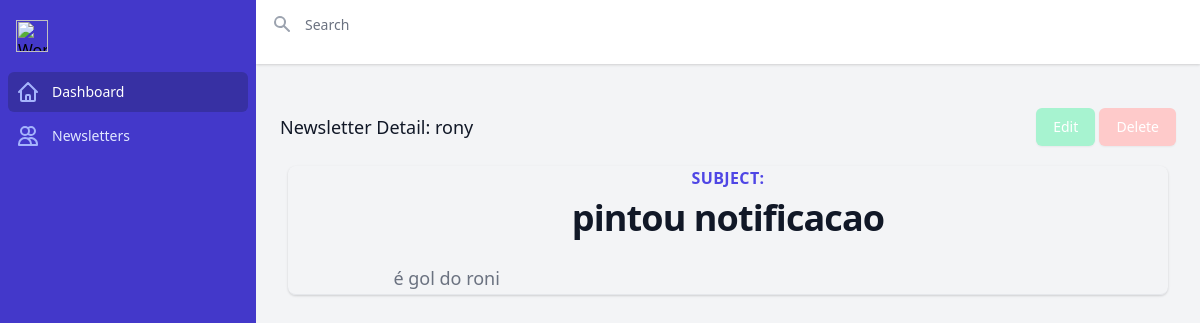
Page /dashboard/detail/3 on the committed database.
### newsletters/models.py (models this page shows, shortened)
class Newsletter(models.Model):
    EMAIL_STATUS_CHOICES = (
        ('Draft', 'Draft'),
        ('Published', 'Published')
    )
    name = models.CharField(max_length=250)
    subject = models.CharField(max_length=250)
    body = models.TextField(blank=True, null=True)
    email = models.ManyToManyField(NewsletterUser)
    created = models.DateTimeField(auto_now_add=True)
    status = models.CharField(max_length=10, choices=EMAIL_STATUS_CHOICES)
    class Meta:
        ordering = ('-created',)

### dashboard/views.py (the view)
# urls.py: path('detail/<int:pk>',NewsletterDetailView.as_view(),name="detail"),
class NewsletterDetailView(View):
    def get(self, request, pk,*args, **kwargs):
        newsletter=get_object_or_404(Newsletter,pk=pk)
        context={
            'newsletter':newsletter
        }
        return render(request, 'dashboard/detail.html', context)

### templates/dashboard/detail.html (shortened to what this page needs)
{% extends 'base.html' %}
{% block content %}
<div class="h-screen flex overflow-hidden bg-gray-100">
  <div class="hidden bg-indigo-700 md:flex md:flex-shrink-0">
    <div class="flex flex-col w-64">
      <div class="flex flex-col flex-grow pt-5 pb-4 overflow-y-auto">
        <div class="flex items-center flex-shrink-0 px-4">
          <img class="h-8 w-auto" src="https://tailwindui.com/img/logos/workflow-logo-indigo-300-mark-white-text.svg" alt="Workflow">
        </div>
        <div class="mt-5 flex-1 flex flex-col">
          <nav class="flex-1 px-2 space-y-1">
            <a href="#" class="bg-indigo-800 text-white group flex items-center px-2 py-2 text-sm font-medium rounded-md">
              Dashboard
            </a>
            <a href="{% url 'dashboard:list' %}" class="text-indigo-100 hover:bg-indigo-600 group flex items-center px-2 py-2 text-sm font-medium rounded-md">
              Newsletters
            </a>
          </nav>
        </div>
      </div>
    </div>
  </div>
  <div class="flex flex-col w-0 flex-1 overflow-hidden">
    <div class="relative z-10 flex-shrink-0 flex h-16 bg-white shadow">
      <div class="flex-1 px-4 flex justify-between">
        <div class="flex-1 flex">
          <form class="w-full flex md:ml-0" action="#" method="GET">
            <div class="relative w-full text-gray-400 focus-within:text-gray-600">
              <div class="absolute inset-y-0 left-0 flex items-center pointer-events-none">
              </div>
              <input id="search-field" class="block w-full h-full pl-8 pr-3 py-2 border-transparent text-gray-900 placeholder-gray-500 focus:outline-none focus:placeholder-gray-400 focus:ring-0 focus:border-transparent sm:text-sm" placeholder="Search" type="search" name="search">
            </div>
          </form>
        </div>
      </div>
    </div>
    <main class="flex-1 relative overflow-y-auto focus:outline-none">
      <div class="py-6">
        <div class=" px-4 py-5 sm:px-6">
          <div class="-ml-4 -mt-2 flex items-center justify-between flex-wrap sm:flex-nowrap">
            <div class="ml-4 mt-2">
              <h3 class="text-lg leading-6 font-medium text-gray-900">
                Newsletter Detail: {{newsletter.name}}
              </h3>
            </div>
            <div class="ml-4 mt-2 flex-shrink-0">
              <a href="{% url 'dashboard:update' newsletter.id %}" class="relative inline-flex items-center px-4 py-2 border border-transparent shadow-sm text-sm font-medium rounded-md text-white bg-green-200 hover:bg-green-300 focus:outline-none focus:ring-2 focus:ring-offset-2 focus:ring-green-500">
                Edit
              </a>
              <a href="{% url 'dashboard:delete' newsletter.id %}" class="relative inline-flex items-center px-4 py-2 border border-transparent shadow-sm text-sm font-medium rounded-md text-white bg-red-200 hover:bg-red-300 focus:outline-none focus:ring-2 focus:ring-offset-2 focus:ring-red-500">
                Delete
              </a>
            </div>
          </div>
        </div>
        <div class="max-w-7xl mx-auto px-4 sm:px-6 md:px-8">
          <div class="flex flex-col">
            <div class="-my-2 overflow-x-auto sm:-mx-6 lg:-mx-8">
              <div class="py-2 align-middle inline-block min-w-full sm:px-6 lg:px-8">
                <div class="shadow overflow-hidden border-b border-gray-200 sm:rounded-lg">
                  <h1>
                    <span class="block text-base text-center text-indigo-600 font-semibold tracking-wide uppercase">
                    Subject:</span>
                    <span class="mt-2 block text-3xl text-center leading-8 font-extrabold tracking-tight text-gray-900 sm:text-4xl">
                    {{newsletter.subject}}</span>
                  </h1>
                  <div class="mt-6 prose prose-indigo prose-lg text-gray-500 mx-auto">
                    <p>{{newsletter.body}}</p>
                  </div>
                </div>
              </div>
            </div>
          </div>
        </div>
      </div>
    </main>
  </div>
</div>
{% endblock content %}

### rows in the picture
Newsletter: name "rony", subject "pintou notificacao", body "é gol do roni"
